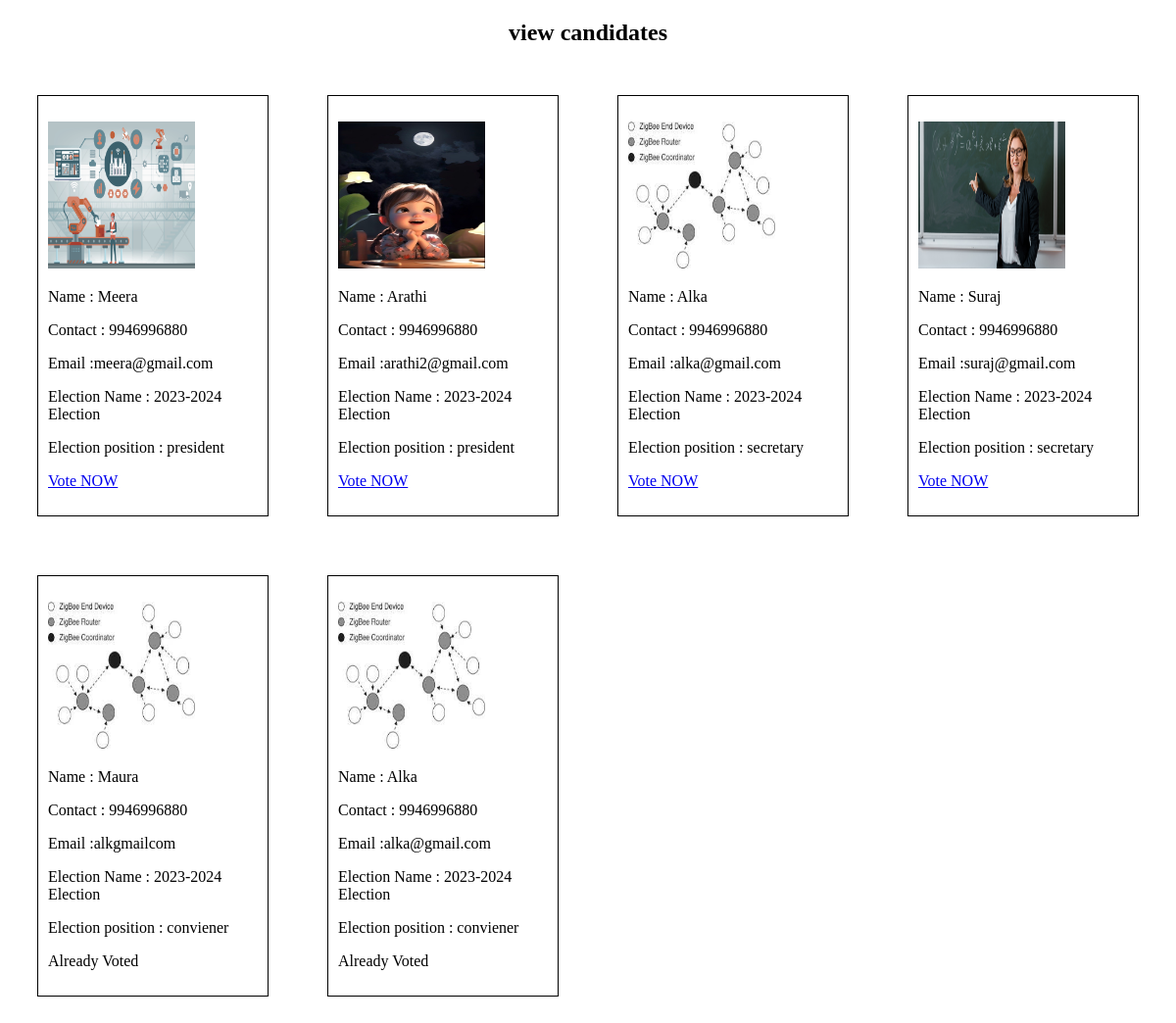
The page /Member/Voting/4 (signed in) on the database as committed earlier.
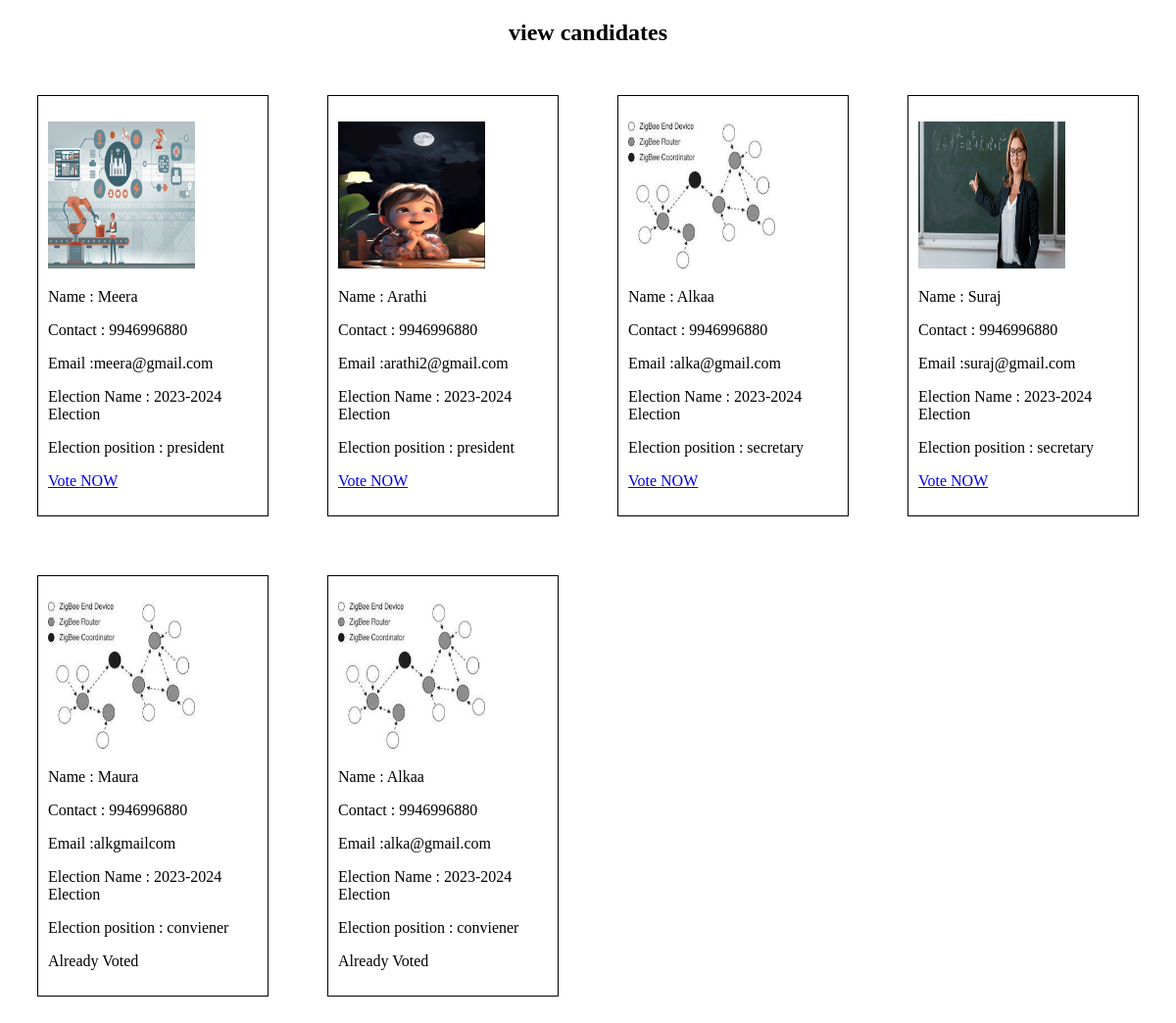
The same page on the database as committed later.
### Member/models.py (models this page shows)
class tbl_electionapply(models.Model):
    status=models.IntegerField(default=0)
    election_name=models.ForeignKey(tbl_electiondeclaration,on_delete=models.CASCADE)
    election_position=models.ForeignKey(tbl_electionposition,on_delete=models.CASCADE)
    member_name=models.ForeignKey(tbl_memberadding,on_delete=models.CASCADE)

### Guest/models.py (models this page shows)
class tbl_memberadding(models.Model):
    member_name=models.CharField(max_length=50)
    age=models.IntegerField()
    password=models.CharField(max_length=50)
    contact=models.IntegerField()
    email=models.EmailField()
    address=models.TextField()
    gender=models.CharField(max_length=50)
    location=models.ForeignKey(tbl_location,on_delete=models.CASCADE)
    photo=models.FileField(upload_to="MemberDocs/")

### Admin/models.py (models this page shows)
class tbl_electiondeclaration(models.Model):
    title=models.CharField(max_length=50)
    details=models.CharField(max_length=50)
    nodate=models.DateField()
    vedate=models.DateField()
    eldate=models.DateField()
    redate=models.DateField()
    podate=models.DateField(auto_now_add=True)

class tbl_electionposition(models.Model):
    election_position=models.CharField(max_length=50)

### Member/views.py (the view)
# urls.py: path('Voting/<int:vid>',views.voting,name="Voting"),
def voting(request,vid):
    edata=tbl_electiondeclaration.objects.get(id=vid)# To Retrive data Which Election is Choosed
    if 'mid' in request.session: # check if member is logined
        mdata=tbl_memberadding.objects.get(id=request.session["mid"])
        voteddatacount=tbl_voting.objects.filter(member=mdata).count()
        j=0 #initalize j=0 for indexing for arrays defined below
        parray=[0 for i in range(1,voteddatacount+1)] # Decalare array for store election Application id From voted data of logined member
        parrays=[0 for i in range(1,voteddatacount+1)] # Decalare array for store election Postion id From voted data of logined member
        voteddata=tbl_voting.objects.filter(member=mdata) # Data of Voted by member
        for i in voteddata: # for loop for store postion and application id from voted data
            parray[j]=i.electionapply.id #store application id to parray
            parrays[j]=i.electionapply.election_position.id #store position to parray
            j=j+1 #increment index of array
        votedata=tbl_electionapply.objects.filter(status=1,election_name=edata) #select data from election apply form status=1 and election we choosed
        return render(request,"Member/Voting.html",{'data':votedata,'voted':parray,'p':parrays,'mdata':mdata})

### Member/Templates/Member/Voting.html (shortened to what this page needs)
<!DOCTYPE html>
<html lang="en">
<head>
</head>
<body>
    <h2 align="center">view candidates</h2>
    <form method="post" action="" enctype="multipart/form-data">
        <table cellpadding="10" style="border-collapse: collapse;">
            <tr>
                {% for i in data %}
                <td>
                    <div style="border:1px solid black;margin:20px;padding:10px">
                        <p><img src="{{i.member_name.photo.url}}" width="150" height="150"></p>
                      <p>Name : {{i.member_name.member_name}}</p>
                       <p>Contact : {{i.member_name.contact}}</p>
                       <p>Email  :{{i.member_name.email}} </p>
                       <p> Election Name : {{i.election_name.title}} </p>
                       <p>Election position : {{i.election_position.election_position}} </p>
                       {% if i.id in voted  and i.election_position.id in p %}
                       <p>Already Voted</p>
                       {% elif i.election_position.id in p %}
                       <p>Already Voted</p>
                       {% else %}
                      <p><a href="{% url 'Member:Vote' i.id %}">Vote NOW</a></p>
                       {% endif %}
                    </div>
                </td>
                {% if forloop.counter|divisibleby:4 %}
                </tr>
                {% endif %}
            {% endfor %}
            </table>
    </form>
</body>
</html>

Rows that differ between the two databases and show on the page:
changed through a linked row, tbl_electionapply (number 3 of 6 on the later page): member_name.member_name "Alka" → "Alkaa"
changed through a linked row, tbl_electionapply (number 6 of 6 on the later page): member_name.member_name "Alka" → "Alkaa"
